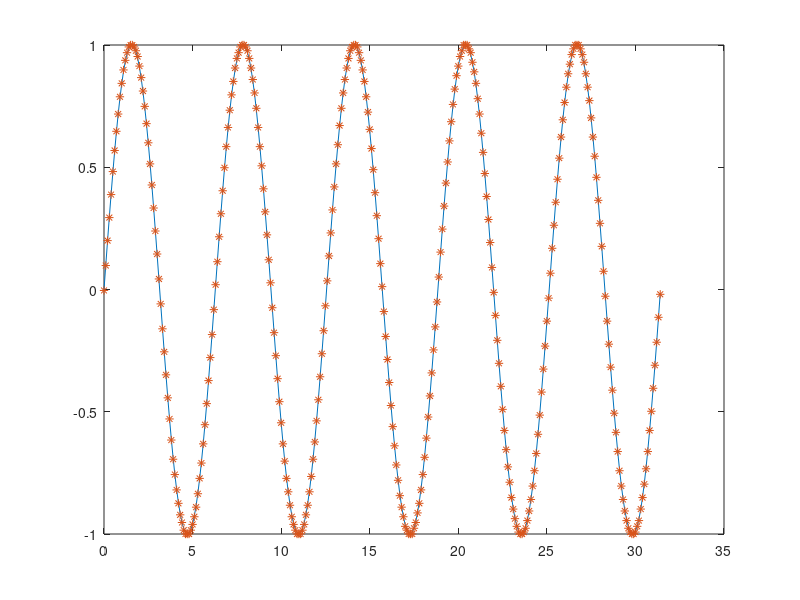

Reproduce this figure in MATLAB.
clc
clear all
t=[0:0.1:10*pi];
signal=sin(t);
figure
plot(t,signal)
hold on

partition=linspace(-1,1,257);
index=quantiz(signal, partition(2:end-1));
codebook=linspace(-1,1,256);
quan_signal=codebook(index+1);%step1.3
% partition=linspace(-1,1,257);% step 1.2 , 1.3 done together
% codebook=linspace(-1,1,256);
% [index,quan_signal]=quantiz(signal,partition(2:end-1),codebook);
plot(t,quan_signal,'*')% step 1.4


